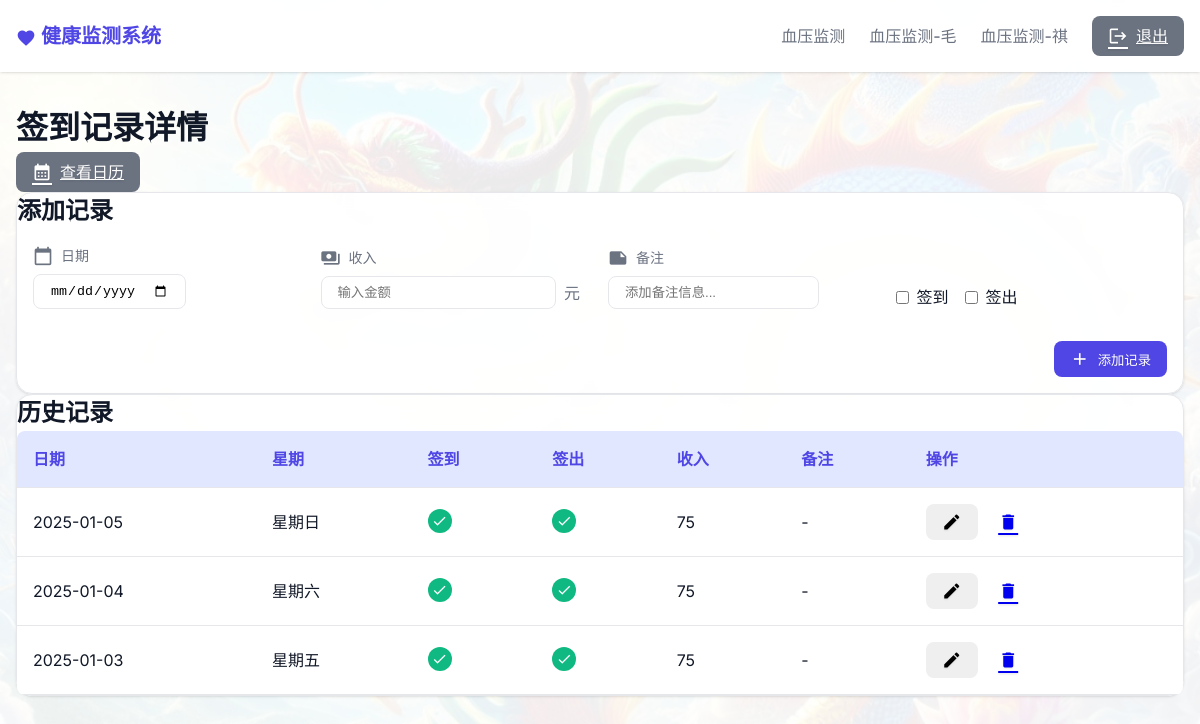
The app's page /checkin_detail (signed in), older data.
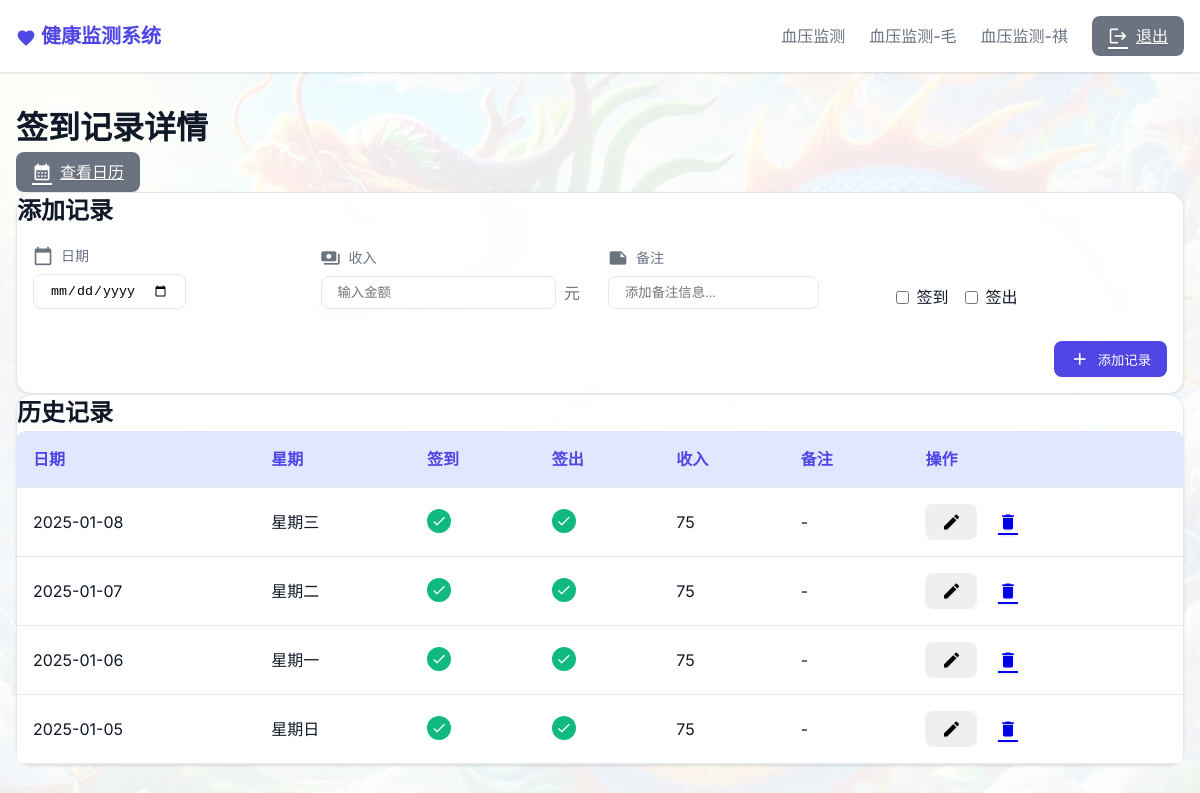
The same page, newer data.
### tables this page shows
CREATE TABLE checkin_records
                 (id INTEGER PRIMARY KEY AUTOINCREMENT,
                  date TEXT NOT NULL,
                  day_of_week TEXT NOT NULL,
                  checkin BOOLEAN NOT NULL,
                  checkout BOOLEAN NOT NULL,
                  notes TEXT,
                  income DECIMAL(10,2));

### app.py (the view)
@app.route('/checkin_detail')
@login_required
def checkin_detail():
    page = request.args.get('page', 1, type=int)
    per_page = 10
    db = get_db()
    records = db.execute('''
        WITH daily_records AS (
            SELECT
                id,
                date,
                day_of_week,
                MAX(checkin) as checkin_status,
                MAX(checkout) as checkout_status,
                GROUP_CONCAT(notes, ' ') as all_notes
            FROM (
                SELECT
                    id,
                    date,
                    day_of_week,
                    checkin,
                    checkout,
                    notes
                FROM checkin_records
                ORDER BY id DESC
            )
            GROUP BY date
        )
        SELECT
            id,
            date,
            day_of_week,
            checkin_status,
            checkout_status,
            CASE
                WHEN checkin_status = 1 AND checkout_status = 1 THEN 75
                ELSE 0
            END as total_income,
            all_notes
        FROM daily_records
        ORDER BY date DESC
        LIMIT ? OFFSET ?
    ''', [per_page, (page - 1) * per_page]).fetchall()
    total = db.execute('''
        SELECT COUNT(DISTINCT date)
        FROM checkin_records
    ''').fetchone()[0]
    formatted_records = []
    for record in records:
        formatted_records.append({
            'id': record['id'],
            'date': record['date'],
            'day_of_week': record['day_of_week'],
            'checkin': record['checkin_status'],
            'checkout': record['checkout_status'],
            'income': record['total_income'],
            'notes': record['all_notes'].strip() if record['all_notes'] else ''
        })
    db.close()
    total_pages = (total + per_page - 1) // per_page
    return render_template('checkindetail.html',
                         records=formatted_records,
                         current_page=page,
                         total_pages=total_pages)

### app.py (called while the page is built)
def login_required(f):
    @wraps(f)
    def decorated_function(*args, **kwargs):
        if 'logged_in' not in session:
            return redirect(url_for('login'))
        return f(*args, **kwargs)
    return decorated_function

def get_db():
    db = sqlite3.connect('monitor.db')
    db.row_factory = sqlite3.Row
    return db

### templates/checkindetail.html (shortened to what the changed rows need)
{% extends "base.html" %}
{% block content %}
<div class="page-header">
    <h1 class="page-title">签到记录详情</h1>
</div>
<div class="card">
    <div class="card-header">
        <h2 class="card-title">添加记录</h2>
    </div>
</div>
<div class="card">
    <div class="card-header">
        <h2 class="card-title">历史记录</h2>
    </div>
    <div class="table-responsive">
        <table>
            <thead>
                <tr>
                    <th>日期</th>
                    <th>星期</th>
                    <th>签到</th>
                    <th>签出</th>
                    <th>收入</th>
                    <th>备注</th>
                    <th>操作</th>
                </tr>
            </thead>
            <tbody>
                {% for record in records %}
                <tr>
                    <td>{{ record.date }}</td>
                    <td>{{ record.day_of_week }}</td>
                    <td>
                        {% if record.checkin %}
                        <span class="badge success">
                            <span class="material-icons">check</span>
                        </span>
                        {% else %}
                        <span class="badge danger">
                            <span class="material-icons">close</span>
                        </span>
                        {% endif %}
                    </td>
                    <td>
                        {% if record.checkout %}
                        <span class="badge success">
                            <span class="material-icons">check</span>
                        </span>
                        {% else %}
                        <span class="badge danger">
                            <span class="material-icons">close</span>
                        </span>
                        {% endif %}
                    </td>
                    <td>{{ record.income if record.income else '-' }}</td>
                    <td>{{ record.notes if record.notes else '-' }}</td>
                    <td class="actions">
                        <button onclick="showEditForm('{{ record.date }}', this)" class="btn btn-icon" title="编辑">
                            <span class="material-icons">edit</span>
                        </button>
                        <a href="{{ url_for('delete_checkin_record', id=record.id) }}"
                           onclick="return confirm('确定要删除这条记录吗？')"
                           class="btn btn-icon btn-danger"
                           title="删除">
                            <span class="material-icons">delete</span>
                        </a>
                    </td>
                </tr>
                {% endfor %}
            </tbody>
        </table>
    </div>
</div>
{% endblock %}

Row changes from the older to the newer data that the page shows:
removed checkin_records: date "2025-01-04", day_of_week "星期六", income "75", notes "-"
removed checkin_records: date "2025-01-03", day_of_week "星期五", income "75", notes "-"
added checkin_records: date "2025-01-08", day_of_week "星期三", income "75", notes "-"
added checkin_records: date "2025-01-07", day_of_week "星期二", income "75", notes "-"
added checkin_records: date "2025-01-06", day_of_week "星期一", income "75", notes "-"
